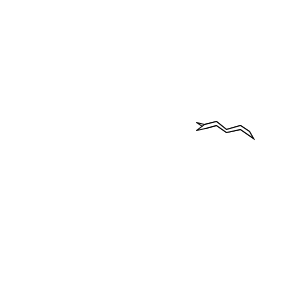
Frame 1 (no input)
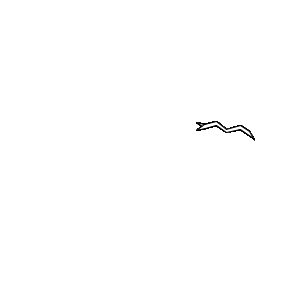
Frame 60 (the mouse pressed at the canvas centre just before this capture)
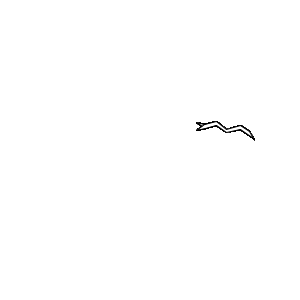
Frame 120 (the mouse held since frame 60 and released just before this capture)

The Processing sketch that drew these frames (run headless with seeded random() and noise(); from frame 60 on, the mouse is pressed at the canvas centre):

// Processing sketch: processing_20293
// ── processing_20293.pde

int counter;
 
void setup() {  //setup function called initially, only once
  size(300, 300);
  background(255);  //set background white
  colorMode(HSB);   //set colors to Hue, Saturation, Brightness mode
  counter = 0;
}
 
void draw() {  //draw function loops
  beginShape();
  
         vertex(196.19, 122.04);
         vertex(205.38, 128.25);
         vertex(216.00, 125.00);
         vertex(226.88, 132.81);
         vertex(240.13, 129.13);
         vertex(253.88, 138.63);
         vertex(249.81, 131.56);
         vertex(240.38, 125.69);
         vertex(226.63, 129.13);
         vertex(216.13, 121.50);
         vertex(204.81, 124.94);
         vertex(196.19, 122.04);

   endShape();

beginShape();
  
         vertex(196.19, 130.04);
         vertex(205.38, 128.25);
         vertex(216.00, 125.00);
         vertex(226.88, 132.81);
         vertex(240.13, 129.13);
         vertex(253.88, 138.63);
         vertex(249.81, 131.56);
         vertex(240.38, 125.69);
         vertex(226.63, 129.13);
         vertex(216.13, 121.50);
         vertex(204.81, 124.94);
         vertex(196.19, 130.04);

   endShape();

}
          
                                                                                                
